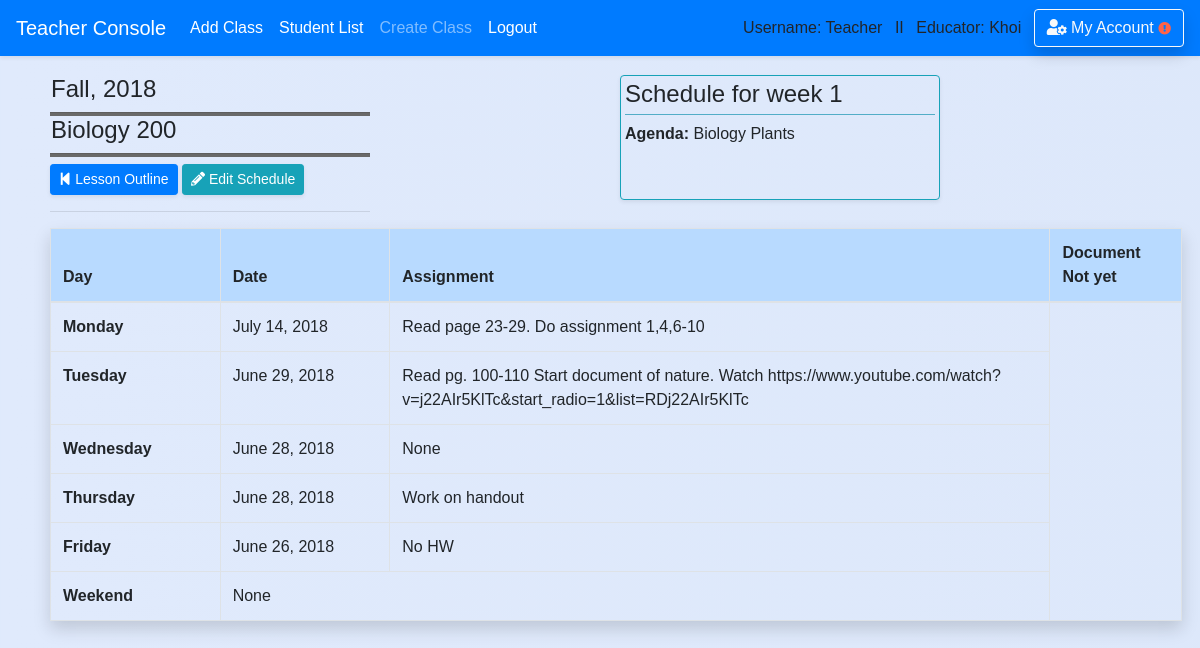
Before: /teacher/lesson_plan/weekly_lesson_plan/1 (signed in) with the older database file.
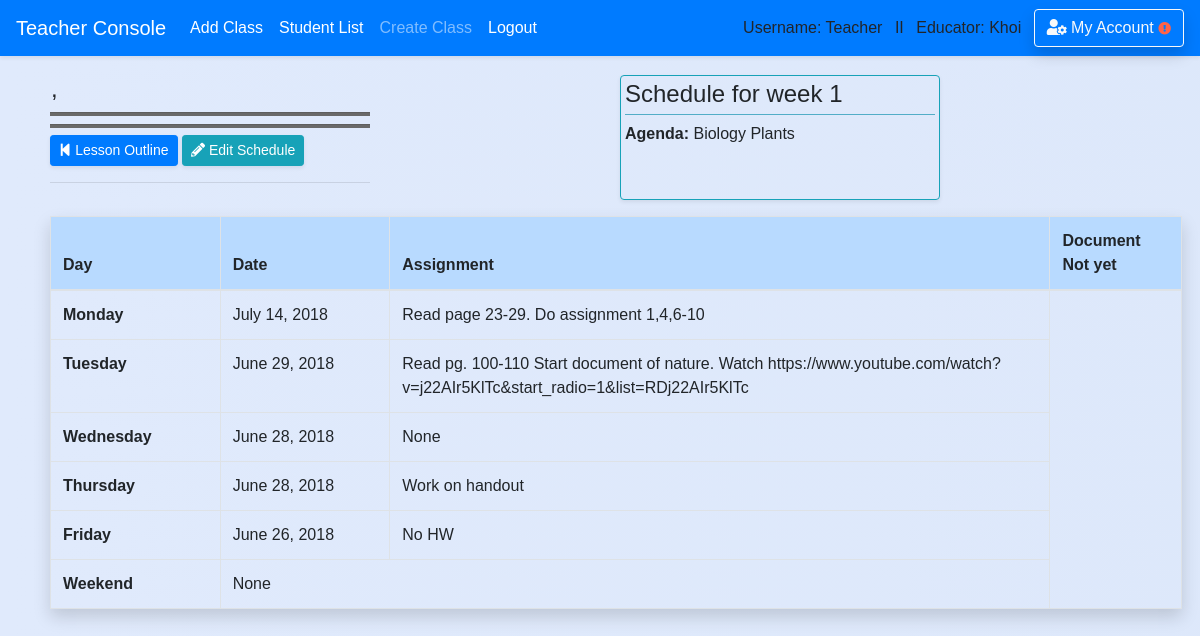
After: the same page with the newer database file.
### school_app/models.py (models this page shows)
class Course(models.Model):
    course_number = models.CharField(max_length=20,default='12345678')
    abbreviated_title = models.CharField(max_length=150,default='')
    course_title = models.CharField(max_length=250,default='') #,unique=True)
    maximum_credit = models.CharField(max_length=10,default='')
    semester = models.CharField(max_length=50,default='')
    year = models.CharField(max_length=4,default='')
    teacher_name = models.CharField(max_length=50,default='')
    description = models.CharField(max_length=450,default='')
    department = models.ForeignKey('Department',blank=True, null=True, on_delete = models.SET_NULL, related_name='belong_in_department')
    teacher = models.ForeignKey('Teacher',blank=True, null=True, on_delete = models.SET_NULL, related_name='course_by_teacher')
    create_date = models.DateField(auto_now_add=True , blank=True,null=True,)

### school_app/views_logged.py (the view)
# urls.py: path('teacher/lesson_plan/weekly_lesson_plan/<int:lesson_plan_id>',views_logged.weekly_lesson_plan, name='weekly_lesson_plan'),
@require_http_methods(["GET"])
def weekly_lesson_plan(request,lesson_plan_id=None): #view individual plan by id
    if is_login(request) == False:
        return redirect('/login')
    if is_login(request) == True:
        if request.user.profile.is_teacher == False:
            messages.warning(request, "You don't have Instructor's Privilege!")
            return redirect('/')
        lesson_plan = Lesson_plan.objects.filter(id=lesson_plan_id).first()
        course = lesson_plan.course
        return render(request,'teacher/lesson_plan/view_individual_lesson_plan.html',
        {'course':course,'lesson_plan':lesson_plan})

### school_app/views_functions.py (called while the page is built)
def is_login(request):
    if not request.user.is_authenticated:
        messages.warning(request, "Please Login or Create an Account.")
        return False
    return True

### school_app/templates/teacher/lesson_plan/view_individual_lesson_plan.html (shortened to what this page needs)
{% extends 'base.html' %}
{% block content %}
<div class='content' >
  <div class="container-fuild form-row" style="width:100%">
    <div class="col-md-6">
        <div style="width: 320px">
        <h4 style='padding-left: 1px'>{{ course.semester }}, {{ course.year }}</h4>
        <hr class='hr-line'/>
        <h4 style='padding-left: 1px'>{{course.course_title}}</h4>
        <hr class='hr-line'/>
        <a href='{% url "view_lesson_plan" course_id=course.id %}' class="btn btn-sm btn-primary shadow-sm" ><i class="fas fa-step-backward"></i> Lesson Outline</a>
        <a href='{% url "edit_lesson_plan" lesson_plan_id=lesson_plan.id %}' class="btn btn-info btn-sm shadow-sm" role="button"><i class="fas fa-pencil-alt"></i> Edit Schedule</a>
        <hr/>
    </div></div>
    <div class="col-md-6 mb-3">
        <div class="rounded border border-info shadow-sm" style="width: 320px">
        <div class="mr-1 mt-1 ml-1">
        <h4> Schedule for week {{ lesson_plan.week_number }}</h4>
        <hr style='margin-top:-3px; background-color: #5bc0de;' />
        <h6 style='margin-top:-7px'><strong>Agenda:</strong> {{ lesson_plan.agenda }}</h6><br><br>
    </div></div></div>
  </div>
        <div class='mr-2'>
          <table class="table table-hover table-bordered  shadow">
            <thead class='table-primary'>
            <tr>
              <th scope="col" style="width: 15%">Day</th>
              <th scope="col" style="width: 15%">Date</th>
              <th scope="col">Assignment</th>
              <th scope="col">Document Not yet</th>
            </tr>
            </thead>
            <tbody>
            <tr>
              <th scope="row">Monday</th>
              <td>{{ lesson_plan.monday_date }}</td>
              <td>{{ lesson_plan.monday_assignment }}</td>
            </tr>
            <tr>
              <th scope="row">Tuesday</th>
              <td>{{ lesson_plan.tuesday_date }}</td>
              <td>{{ lesson_plan.tuesday_assignment}}</td>
            </tr>
            <tr>
              <th scope="row">Wednesday</th>
              <td>{{ lesson_plan.wednesday_date }}</td>
              <td>{{ lesson_plan.wednesday_assignment}}</td>
            </tr>
              <th scope="row">Thursday</th>
              <td>{{ lesson_plan.thursday_date }}</td>
              <td>{{ lesson_plan.thursday_assignment}}</td>
            <tr>
              <th scope="row">Friday</th>
              <td>{{ lesson_plan.friday_date }}</td>
              <td>{{ lesson_plan.friday_assignment}}</td>
            </tr>
            <tr>
              <th scope="row">Weekend</th>
              <td colspan="2">{{ lesson_plan.weekend_assignment }}</td>
            </tr>
            </tbody>
          </table></div>
        <br>
</div></div>
{% endblock %}

Changed rows visible on the page:
removed Course: semester "Fall", year "2018", course_title "Biology 200"
